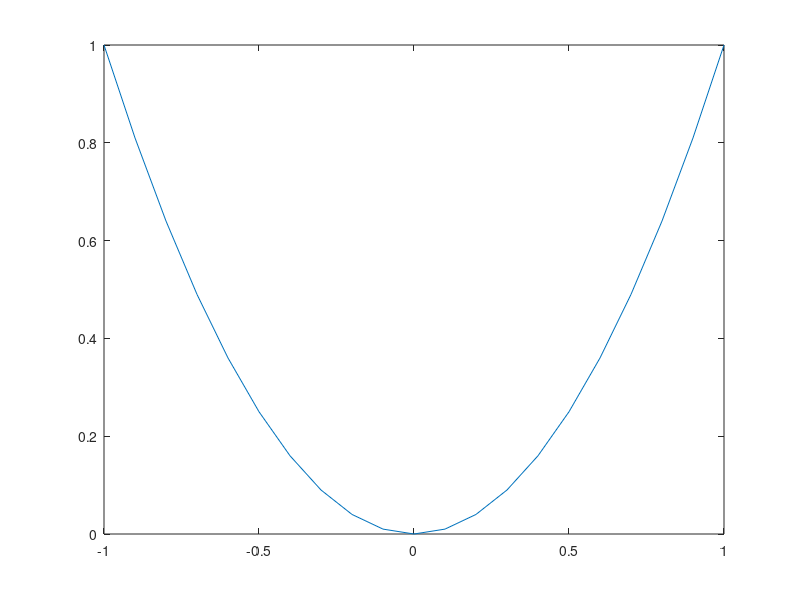

Reproduce this figure in MATLAB.
# basic operation
# change format
format short
x = 1+2*3

# nilai x gk ke-update, kalo mau ke-update gunakan assignment
4*x
2+x
x = x/2
x = 2^8

# identifier case sensitive
X = 3

# 5x akan error
# format short -> versi pendek dari representasi basis 10
# format long -> versi long dari representasi basis 10
format short
x
x = 1/3
format long
x
x = 1/2^100 #kurung, exponential, multiplication/division, substract/addition
format hex # representasi hex dari bilangan
x
format short
clear # menghapus semua variable yg ada di workspace
clc # clean screen
x = 1/3
y = 1/3
who # variable yg ada
x = 1 # muncul (digunakan untuk mendebug)
x = 1; # tidak akan muncul di console
x = 7; b = cos(x), c = cosh(x)
# fungsi trigonometri dalam radian
pi
cos(pi)
# cara convert radian ke derajat
# x radian = 180/pi x derajat
cos(90)
sqrt(4)
log(10) # basis natural
log10(10)
exp(2) # e^2
exp(1) # e
e # e
NaN # bukan bilangan
Inf # termasuk bilangan, infinity
Inf + Inf
NaN*3
3/0
NaN - NaN
Inf - Inf
x = 2
y = exp(x^2)/sqrt(sin(x)) # (e^(x^2))/(sin(x))^1/2

# MATRIX
clear
clc
x = [1,2,3] # matrix baris
y = [1;2;3] # matrix kolom
A = [1,2;3,4]
size(A) # me-return banyak baris dan banyak kolom
[m,n] = size(A)
size(x)

# Mengakses elemen Matrix
x(1) # Octave index mulai dari 1
x(2)
b = [2;1]
# concate A dan b
A(:,3) = b
A(1,2) # Matrix A, baris 1 kolom 2

# Operasi generic matrix
I = eye(10) # Matrix identitas 10x10
X = rand(5,5)# Matrix 5x5 dengan value random
X(:,1) # Semua baris, kolom 1

# update value
X(1,1) = rand()
Y = ones(5,1) # Matrix 1 semua valuenya

X(2,:) # baris 2 MATRIX X semua kolom

# Slicing itu inklusif
X(2,2:5) #baris 2, kolom 2, 3, 4, 5

X = rand(5,2)
Y = rand(2,7)
X * Y # perkalian matrix

X = rand(5,5)
Y = rand(5,5)
X + Y # penjumlahan matrix
X .* Y # mengalikan per-elemen

X' # X transpose
A = rand(5,5)
b = rand(5,1)

# CONCATE A AND b
[A,b] # nambah baris
[A;b']  # nambah kolom

# Range
# vektor baris
x = 1:5
x'
x = 1:2:100
x = 1:0.1:10
x = 1:pi:10

# FOR LOOP
for i = 1:10
  i
end
sum = 0
for i = 1:10
 sum += i;
end
sum

while(sum<200)
sum+=5
end

x = 3
if(x>5)
disp(x)
elseif(x<3)
disp(x*2)
else
disp(x*10)
end

# FUNCTION
x = 5
y = 7
z = x + y
disp(x)

function output_var = contoh(x,y)
  output_var=x*y
end

contoh(3,4)

function [jumlah, kali] = contoh(x,y)
  jumlah = x+y
  kali = x*y
end

[j,k] = contoh(3,4)

# PLOT
# x = 0:0.1:10
# y = x .* 2
# plot(x,y)

x = -1:0.1:1
y = x .^ 2
plot(x,y)


# Running time
function output_var = contoh(x,y)
  tic
  output_var=x*y
  toc
end

contoh(3,4)

# Pembanding
true && false
true || false
~1
x = 1
y = 2
x ~= y

# Matrix lain
zeros(4,4)

# Fungsi Anonymous
myfun = @(x1,x2) x1+x2;
myfun(10,3)


# Invers, you should never use inverse
A = rand(10,10)
inv(A)

A = rand(3,3)
b = rand(3,3)
inv(A)*b
A\b # use this

linspace(1,3,10)